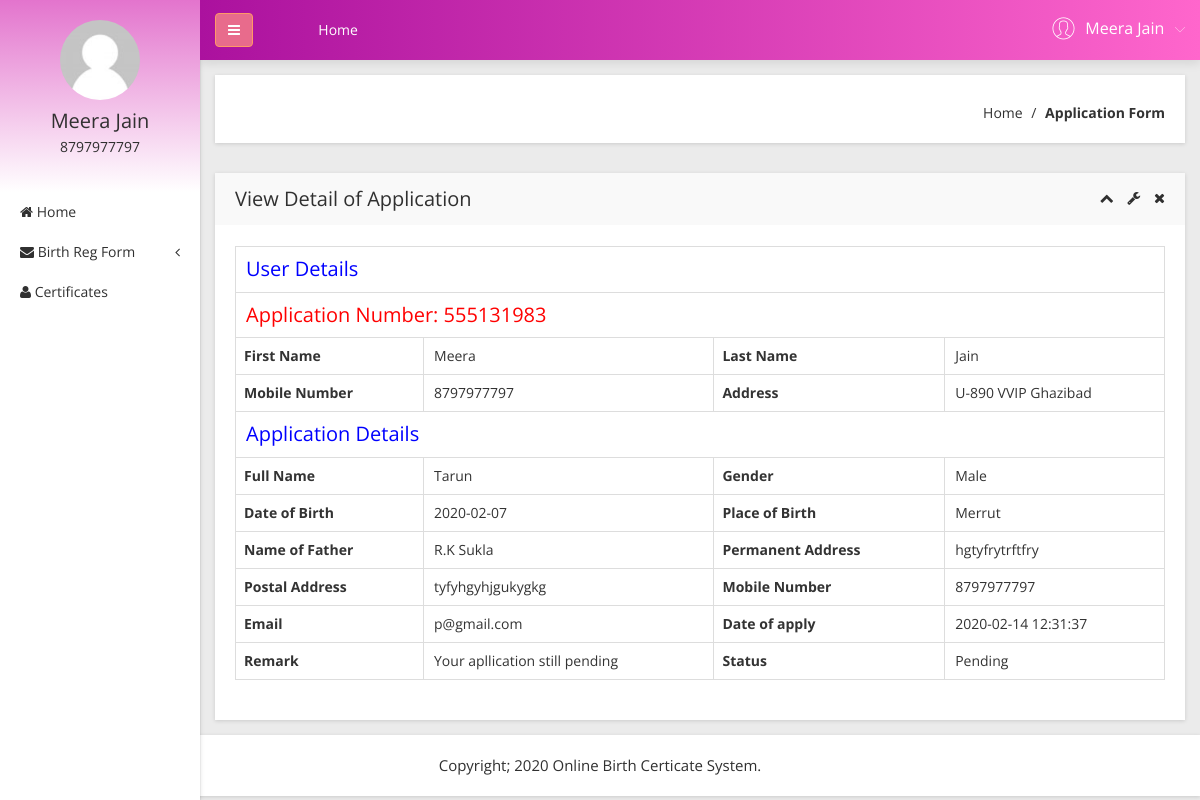
Screenshot of /obcs/user/view-application-detail.php?viewid=3 (signed in) with the database file from the repository.
### tables this page shows
CREATE TABLE `tbluser` (
  `ID` int(10) NOT NULL,
  `FirstName` varchar(200) DEFAULT NULL,
  `LastName` varchar(200) DEFAULT NULL,
  `MobileNumber` bigint(10) DEFAULT NULL,
  `Address` mediumtext DEFAULT NULL,
  `Password` varchar(200) NOT NULL,
  `RegDate` timestamp NULL DEFAULT current_timestamp()
);

CREATE TABLE `tblapplication` (
  `ID` int(10) NOT NULL,
  `UserID` int(5) NOT NULL,
  `ApplicationID` varchar(200) DEFAULT NULL,
  `DateofBirth` varchar(200) DEFAULT NULL,
  `Gender` varchar(50) DEFAULT NULL,
  `FullName` varchar(200) DEFAULT NULL,
  `PlaceofBirth` varchar(200) DEFAULT NULL,
  `NameofFather` varchar(200) DEFAULT NULL,
  `PermanentAdd` mediumtext DEFAULT NULL,
  `PostalAdd` mediumtext DEFAULT NULL,
  `MobileNumber` bigint(10) DEFAULT NULL,
  `Email` varchar(200) DEFAULT NULL,
  `Dateofapply` timestamp NULL DEFAULT current_timestamp(),
  `Remark` varchar(200) DEFAULT NULL,
  `Status` varchar(50) DEFAULT NULL,
  `UpdationDate` timestamp NULL DEFAULT NULL ON UPDATE current_timestamp()
);

### obcs/user/view-application-detail.php (the view, shortened to what this page needs)
<?php
include('includes/dbconnection.php');
if (strlen($_SESSION['obcsuid']==0)) {
  header('location:logout.php');
  } else{
  ?>
<!doctype html>
<html class="no-js" lang="en">
<head>
    <link rel="stylesheet" href="css/bootstrap.min.css">
    <link rel="stylesheet" href="css/font-awesome.min.css">
    <link rel="stylesheet" href="css/adminpro-custon-icon.css">
    <link rel="stylesheet" href="css/meanmenu.min.css">
    <link rel="stylesheet" href="css/jquery.mCustomScrollbar.min.css">
    <link rel="stylesheet" href="css/animate.css">
    <link rel="stylesheet" href="css/data-table/bootstrap-table.css">
    <link rel="stylesheet" href="css/data-table/bootstrap-editable.css">
    <link rel="stylesheet" href="css/normalize.css">
    <link rel="stylesheet" href="css/c3.min.css">
    <link rel="stylesheet" href="style.css">
    <link rel="stylesheet" href="css/responsive.css">
</head>
<body class="materialdesign">
    <div class="wrapper-pro">
      <?php include_once('includes/sidebar.php');?>
        <?php include_once('includes/header.php');?>
            <div class="breadcome-area mg-b-30 small-dn">
                <div class="container-fluid">
                    <div class="row">
                        <div class="col-lg-12">
                            <div class="breadcome-list shadow-reset">
                                <div class="row">
                                    <div class="col-lg-12">
                                        <ul class="breadcome-menu">
                                            <li><a href="dashboard.php">Home</a> <span class="bread-slash">/</span>
                                            </li>
                                            <li><span class="bread-blod">Application Form</span>
                                            </li>
                                        </ul>
                                    </div>
                                </div>
                            </div>
                        </div>
                    </div>
                </div>
            </div>
            <div class="data-table-area mg-b-15">
                <div class="container-fluid">
                    <div class="row">
                        <div class="col-lg-12">
                            <div class="sparkline13-list shadow-reset">
                                <div class="sparkline13-hd">
                                    <div class="main-sparkline13-hd">
                                        <h1>View <span class="table-project-n">Detail of</span> Application</h1>
                                        <div class="sparkline13-outline-icon">
                                            <span class="sparkline13-collapse-link"><i class="fa fa-chevron-up"></i></span>
                                            <span><i class="fa fa-wrench"></i></span>
                                            <span class="sparkline13-collapse-close"><i class="fa fa-times"></i></span>
                                        </div>
                                    </div>
                                </div>
                                <div class="sparkline13-graph">
                                    <div class="datatable-dashv1-list custom-datatable-overright">
                                         <?php
                               $vid=$_GET['viewid'];
$sql="SELECT tblapplication.*,tbluser.FirstName,tbluser.LastName,tbluser.MobileNumber,tbluser.Address from  tblapplication join  tbluser on tblapplication.UserID=tbluser.ID where tblapplication.ID=:vid";
$query = $dbh -> prepare($sql);
$query-> bindParam(':vid', $vid, PDO::PARAM_STR);
$query->execute();
$results=$query->fetchAll(PDO::FETCH_OBJ);
if($query->rowCount() > 0)
{
foreach($results as $row)
{               ?>
                                <table border="1" class="table table-bordered">
 <tr align="center">
<td colspan="4" style="font-size:20px;color:blue">
 User Details</td></tr>
<tr align="center">
<td colspan="4" style="font-size:20px;color:red">
 Application Number:   <?php  echo $row->ApplicationID;?></td></tr>
    <tr>
    <th scope>First Name</th>
    <td><?php  echo $row->FirstName;?></td>
    <th scope>Last Name</th>
    <td><?php  echo $row->LastName;?></td>
  </tr>
  <tr>
    <th scope>Mobile Number</th>
    <td><?php  echo $row->MobileNumber;?></td>
    <th>Address</th>
    <td><?php  echo $row->Address;?></td>
  </tr>
<tr align="center">
<td colspan="4" style="font-size:20px;color:blue">
 Application Details</td></tr>
 <tr>
    <th scope>Full Name</th>
    <td><?php  echo $row->FullName;?></td>
    <th scope>Gender</th>
    <td><?php  echo $row->Gender;?></td>
  </tr>
   <tr>
    <th scope>Date of Birth</th>
    <td><?php  echo $row->DateofBirth;?></td>
    <th scope>Place of Birth</th>
    <td><?php  echo $row->PlaceofBirth;?></td>
  </tr>
  <tr>
    <th scope>Name of Father</th>
    <td><?php  echo $row->NameofFather;?></td>
    <th scope>Permanent Address</th>
    <td><?php  echo $row->PermanentAdd;?></td>
  </tr>
   <tr>
    <th scope>Postal Address</th>
    <td><?php  echo $row->PostalAdd;?></td>
    <th scope>Mobile Number</th>
    <td><?php  echo $row->MobileNumber;?></td>
  </tr>
   <tr>
    <th scope>Email</th>
    <td><?php  echo $row->Email;?></td>
    <th scope>Date of apply</th>
    <td><?php  echo $row->Dateofapply;?></td>
  </tr>
  <tr>
    <th scope>Remark</th>
    <?php if($row->Remark==""){ ?>
                     <td><?php echo "Your apllication still pending"; ?></td>
<?php } else { ?>                  <td><?php  echo htmlentities($row->Remark);?>
                  </td>
                  <?php } ?>
    <th scope>Status</th>
    <?php if($row->Status==""){ ?>
                     <td><?php echo "Pending"; ?></td>
<?php } else { ?>                  <td><?php  echo htmlentities($row->Status);?>
                  </td>
                  <?php } ?>
  </tr>
  <?php }}?>
</table>
                                    </div>
                                </div>
                            </div>
                        </div>
                    </div>
                </div>
            </div>
        </div>
    </div>
  <?php include_once('includes/footer.php');?>
</body>
</html><?php }  ?>

### obcs/user/includes/sidebar.php (shortened to what this page needs)
        <?php
include('includes/dbconnection.php');
if (strlen($_SESSION['obcsuid']==0)) {
  header('location:logout.php');
  } else{
  ?>
  <div class="left-sidebar-pro">
            <nav id="sidebar">
                <div class="sidebar-header">
                     <?php
$uid=$_SESSION['obcsuid'];
$sql="SELECT FirstName,LastName,MobileNumber from  tbluser where ID=:uid";
$query = $dbh -> prepare($sql);
$query->bindParam(':uid',$uid,PDO::PARAM_STR);
$query->execute();
$results=$query->fetchAll(PDO::FETCH_OBJ);
$cnt=1;
if($query->rowCount() > 0)
{
foreach($results as $row)
{               ?>
                    <a href="#"><img src="img/message/avatar.jpg" alt="" />
                    </a>
                    <h3><?php  echo $row->FirstName;?>  <?php  echo $row->LastName;?></h3>
                    <p><?php  echo $row->MobileNumber;?></p><?php $cnt=$cnt+1;}} ?>
                </div>
                <div class="left-custom-menu-adp-wrap">
                    <ul class="nav navbar-nav left-sidebar-menu-pro">
                        <li class="nav-item">
                            <a href="dashboard.php" role="button" aria-expanded="false"><i class="fa big-icon fa-home"></i> <span class="mini-dn">Home</span> </a>
                        </li>
                        <li class="nav-item"><a href="#" data-toggle="dropdown" role="button" aria-expanded="false" class="nav-link dropdown-toggle"><i class="fa big-icon fa-envelope"></i> <span class="mini-dn">Birth Reg Form</span> <span class="indicator-right-menu mini-dn"><i class="fa indicator-mn fa-angle-left"></i></span></a>
                        </li>
                       <li class="nav-item">
                            <a href="certificates-list.php" role="button" aria-expanded="false"><i class="fa big-icon fa-user"></i> <span class="mini-dn">Certificates</span> </a>
                        </li>
                    </ul>
                </div>
            </nav>
        </div><?php }  ?>

### obcs/user/includes/header.php (shortened to what this page needs)
       <?php
include('includes/dbconnection.php');
if (strlen($_SESSION['obcsuid']==0)) {
  header('location:logout.php');
  } else{
  ?>
 <div class="content-inner-all">
            <div class="header-top-area">
                <div class="fixed-header-top">
                    <div class="container-fluid">
                        <div class="row">
                            <div class="col-lg-1 col-md-6 col-sm-6 col-xs-12">
                                <button type="button" id="sidebarCollapse" class="btn bar-button-pro header-drl-controller-btn btn-info navbar-btn">
                                    <i class="fa fa-bars"></i>
                                </button>
                            </div>
                            <div class="col-lg-6 col-md-1 col-sm-1 col-xs-12">
                                <div class="header-top-menu tabl-d-n">
                                    <ul class="nav navbar-nav mai-top-nav">
                                        <li class="nav-item"><a href="dashboard.php" class="nav-link">Home</a>
                                        </li>
                                    </ul>
                                </div>
                            </div>
                            <div class="col-lg-5 col-md-5 col-sm-6 col-xs-12">
                                <div class="header-right-info">
                                    <ul class="nav navbar-nav mai-top-nav header-right-menu">
                                <?php
$uid=$_SESSION['obcsuid'];
$sql="SELECT FirstName,LastName,MobileNumber from  tbluser where ID=:uid";
$query = $dbh -> prepare($sql);
$query->bindParam(':uid',$uid,PDO::PARAM_STR);
$query->execute();
$results=$query->fetchAll(PDO::FETCH_OBJ);
$cnt=1;
if($query->rowCount() > 0)
{
foreach($results as $row)
{               ?>
                                        <li class="nav-item">
                                            <a href="#" data-toggle="dropdown" role="button" aria-expanded="false" class="nav-link dropdown-toggle">
                                                <span class="adminpro-icon adminpro-user-rounded header-riht-inf"></span>
                                                <span class="admin-name"><?php  echo $row->FirstName;?>  <?php  echo $row->LastName;?> </span>
                                                <span class="author-project-icon adminpro-icon adminpro-down-arrow"></span><?php $cnt=$cnt+1;}} ?>
                                            </a>
                                        </li>
                                    </ul>
                                </div>
                            </div>
                        </div>
                    </div>
                </div>
            </div><?php }  ?>

### rows the page displays
tbluser: FirstName "Meera", LastName "Jain", MobileNumber "8797977797"
tblapplication: ApplicationID "555131983", UserID.FirstName "Meera", UserID.LastName "Jain", UserID.MobileNumber "8797977797", UserID.Address "U-890 VVIP Ghazibad", FullName "Tarun", Gender "Male", DateofBirth "2020-02-07", PlaceofBirth "Merrut", NameofFather "R.K Sukla", PermanentAdd "hgtyfrytrftfry", PostalAdd "tyfyhgyhjgukygkg", Email "p@gmail.com", Dateofapply "2020-02-14 12:31:37", shows "Your apllication still pending", shows "Pending"
